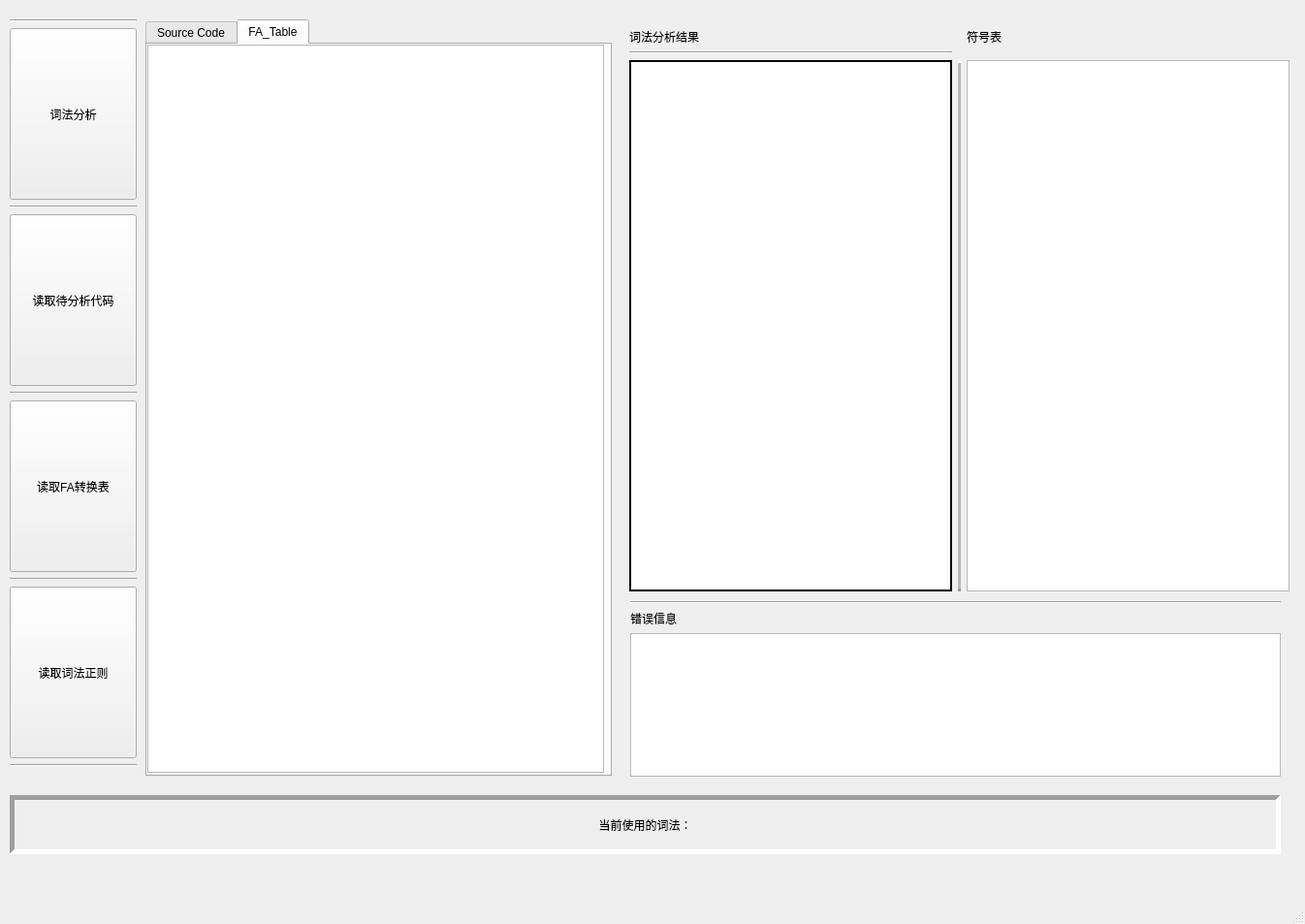
<?xml version="1.0" encoding="UTF-8"?>
<ui version="4.0">
 <class>MainWindow</class>
 <widget class="QMainWindow" name="MainWindow">
  <property name="geometry">
   <rect>
    <x>0</x>
    <y>0</y>
    <width>1346</width>
    <height>953</height>
   </rect>
  </property>
  <property name="sizePolicy">
   <sizepolicy hsizetype="Preferred" vsizetype="Preferred">
    <horstretch>0</horstretch>
    <verstretch>0</verstretch>
   </sizepolicy>
  </property>
  <property name="windowTitle">
   <string>MainWindow</string>
  </property>
  <property name="tabShape">
   <enum>QTabWidget::Rounded</enum>
  </property>
  <widget class="QWidget" name="centralwidget">
   <widget class="QWidget" name="gridLayoutWidget">
    <property name="geometry">
     <rect>
      <x>649</x>
      <y>29</y>
      <width>681</width>
      <height>581</height>
     </rect>
    </property>
    <layout class="QGridLayout" name="gridLayout">
     <item row="3" column="2">
      <widget class="QTableView" name="tableView">
       <property name="textElideMode">
        <enum>Qt::ElideMiddle</enum>
       </property>
      </widget>
     </item>
     <item row="0" column="0">
      <widget class="QLabel" name="label">
       <property name="text">
        <string>词法分析结果</string>
       </property>
      </widget>
     </item>
     <item row="0" column="2">
      <widget class="QLabel" name="label_2">
       <property name="text">
        <string>符号表</string>
       </property>
      </widget>
     </item>
     <item row="3" column="0">
      <widget class="QTableView" name="tableView_2">
       <property name="frameShape">
        <enum>QFrame::WinPanel</enum>
       </property>
       <property name="frameShadow">
        <enum>QFrame::Plain</enum>
       </property>
       <property name="textElideMode">
        <enum>Qt::ElideMiddle</enum>
       </property>
       <property name="gridStyle">
        <enum>Qt::SolidLine</enum>
       </property>
      </widget>
     </item>
     <item row="3" column="1">
      <widget class="Line" name="line_6">
       <property name="frameShadow">
        <enum>QFrame::Raised</enum>
       </property>
       <property name="lineWidth">
        <number>3</number>
       </property>
       <property name="midLineWidth">
        <number>3</number>
       </property>
       <property name="orientation">
        <enum>Qt::Vertical</enum>
       </property>
      </widget>
     </item>
     <item row="1" column="0">
      <widget class="Line" name="line_8">
       <property name="orientation">
        <enum>Qt::Horizontal</enum>
       </property>
      </widget>
     </item>
    </layout>
   </widget>
   <widget class="QWidget" name="verticalLayoutWidget">
    <property name="geometry">
     <rect>
      <x>10</x>
      <y>20</y>
      <width>131</width>
      <height>771</height>
     </rect>
    </property>
    <layout class="QVBoxLayout" name="verticalLayout">
     <item>
      <widget class="Line" name="line_4">
       <property name="orientation">
        <enum>Qt::Horizontal</enum>
       </property>
      </widget>
     </item>
     <item>
      <widget class="QPushButton" name="pushButton_2">
       <property name="sizePolicy">
        <sizepolicy hsizetype="Preferred" vsizetype="Preferred">
         <horstretch>0</horstretch>
         <verstretch>0</verstretch>
        </sizepolicy>
       </property>
       <property name="text">
        <string>词法分析</string>
       </property>
      </widget>
     </item>
     <item>
      <widget class="Line" name="line">
       <property name="orientation">
        <enum>Qt::Horizontal</enum>
       </property>
      </widget>
     </item>
     <item>
      <widget class="QPushButton" name="pushButton">
       <property name="sizePolicy">
        <sizepolicy hsizetype="Preferred" vsizetype="Preferred">
         <horstretch>0</horstretch>
         <verstretch>0</verstretch>
        </sizepolicy>
       </property>
       <property name="text">
        <string>读取待分析代码</string>
       </property>
      </widget>
     </item>
     <item>
      <widget class="Line" name="line_2">
       <property name="orientation">
        <enum>Qt::Horizontal</enum>
       </property>
      </widget>
     </item>
     <item>
      <widget class="QPushButton" name="pushButton_4">
       <property name="sizePolicy">
        <sizepolicy hsizetype="Preferred" vsizetype="Preferred">
         <horstretch>0</horstretch>
         <verstretch>0</verstretch>
        </sizepolicy>
       </property>
       <property name="text">
        <string>读取FA转换表</string>
       </property>
      </widget>
     </item>
     <item>
      <widget class="Line" name="line_3">
       <property name="orientation">
        <enum>Qt::Horizontal</enum>
       </property>
      </widget>
     </item>
     <item>
      <widget class="QPushButton" name="pushButton_3">
       <property name="sizePolicy">
        <sizepolicy hsizetype="Preferred" vsizetype="Preferred">
         <horstretch>0</horstretch>
         <verstretch>0</verstretch>
        </sizepolicy>
       </property>
       <property name="text">
        <string>读取词法正则</string>
       </property>
      </widget>
     </item>
     <item>
      <widget class="Line" name="line_5">
       <property name="orientation">
        <enum>Qt::Horizontal</enum>
       </property>
      </widget>
     </item>
    </layout>
   </widget>
   <widget class="QTabWidget" name="CodeWidget">
    <property name="geometry">
     <rect>
      <x>150</x>
      <y>20</y>
      <width>481</width>
      <height>781</height>
     </rect>
    </property>
    <property name="currentIndex">
     <number>1</number>
    </property>
    <widget class="QWidget" name="tab">
     <attribute name="title">
      <string>Source Code</string>
     </attribute>
     <widget class="QPlainTextEdit" name="plainTextEdit">
      <property name="geometry">
       <rect>
        <x>0</x>
        <y>0</y>
        <width>471</width>
        <height>751</height>
       </rect>
      </property>
      <property name="frameShape">
       <enum>QFrame::Panel</enum>
      </property>
      <property name="frameShadow">
       <enum>QFrame::Sunken</enum>
      </property>
     </widget>
    </widget>
    <widget class="QWidget" name="FA_table">
     <attribute name="title">
      <string>FA_Table</string>
     </attribute>
     <widget class="QTableView" name="tableView_3">
      <property name="geometry">
       <rect>
        <x>0</x>
        <y>0</y>
        <width>471</width>
        <height>751</height>
       </rect>
      </property>
      <property name="selectionBehavior">
       <enum>QAbstractItemView::SelectItems</enum>
      </property>
      <property name="textElideMode">
       <enum>Qt::ElideMiddle</enum>
      </property>
     </widget>
    </widget>
   </widget>
   <widget class="QWidget" name="verticalLayoutWidget_2">
    <property name="geometry">
     <rect>
      <x>650</x>
      <y>620</y>
      <width>671</width>
      <height>181</height>
     </rect>
    </property>
    <layout class="QVBoxLayout" name="verticalLayout_2">
     <item>
      <widget class="Line" name="line_7">
       <property name="orientation">
        <enum>Qt::Horizontal</enum>
       </property>
      </widget>
     </item>
     <item>
      <widget class="QLabel" name="label_3">
       <property name="text">
        <string>错误信息</string>
       </property>
      </widget>
     </item>
     <item>
      <widget class="QPlainTextEdit" name="plainTextEdit_2"/>
     </item>
    </layout>
   </widget>
   <widget class="QWidget" name="horizontalLayoutWidget">
    <property name="geometry">
     <rect>
      <x>10</x>
      <y>820</y>
      <width>1311</width>
      <height>61</height>
     </rect>
    </property>
    <layout class="QHBoxLayout" name="horizontalLayout">
     <item>
      <widget class="QLabel" name="label_4">
       <property name="sizePolicy">
        <sizepolicy hsizetype="Preferred" vsizetype="Preferred">
         <horstretch>0</horstretch>
         <verstretch>0</verstretch>
        </sizepolicy>
       </property>
       <property name="frameShape">
        <enum>QFrame::Panel</enum>
       </property>
       <property name="frameShadow">
        <enum>QFrame::Sunken</enum>
       </property>
       <property name="lineWidth">
        <number>5</number>
       </property>
       <property name="text">
        <string>当前使用的词法：</string>
       </property>
       <property name="alignment">
        <set>Qt::AlignCenter</set>
       </property>
      </widget>
     </item>
    </layout>
   </widget>
  </widget>
  <widget class="QMenuBar" name="menubar">
   <property name="geometry">
    <rect>
     <x>0</x>
     <y>0</y>
     <width>1346</width>
     <height>26</height>
    </rect>
   </property>
  </widget>
  <widget class="QStatusBar" name="statusbar"/>
  <action name="actionSyntax">
   <property name="text">
    <string>Syntax</string>
   </property>
  </action>
  <action name="actionRead_FA_File">
   <property name="text">
    <string>Read FA File</string>
   </property>
  </action>
 </widget>
 <resources/>
 <connections>
  <connection>
   <sender>pushButton</sender>
   <signal>clicked()</signal>
   <receiver>pushButton</receiver>
   <slot>showMenu()</slot>
   <hints>
    <hint type="sourcelabel">
     <x>54</x>
     <y>245</y>
    </hint>
    <hint type="destinationlabel">
     <x>53</x>
     <y>248</y>
    </hint>
   </hints>
  </connection>
  <connection>
   <sender>pushButton_4</sender>
   <signal>clicked()</signal>
   <receiver>pushButton_4</receiver>
   <slot>showMenu()</slot>
   <hints>
    <hint type="sourcelabel">
     <x>76</x>
     <y>432</y>
    </hint>
    <hint type="destinationlabel">
     <x>76</x>
     <y>432</y>
    </hint>
   </hints>
  </connection>
  <connection>
   <sender>pushButton_3</sender>
   <signal>clicked()</signal>
   <receiver>pushButton_3</receiver>
   <slot>showMenu()</slot>
   <hints>
    <hint type="sourcelabel">
     <x>38</x>
     <y>617</y>
    </hint>
    <hint type="destinationlabel">
     <x>38</x>
     <y>617</y>
    </hint>
   </hints>
  </connection>
 </connections>
</ui>
